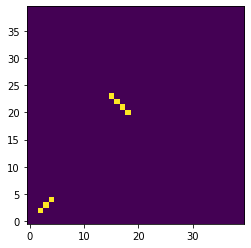
#> input picture image.png, 251 x 248 px, found by its file name
$ jupyter execute --allow-errors hough_line_detection.ipynb
#> lines starting #> are read from the running program, lines starting #| are printed output that depends on the picture; after the words box and inside, x2 and y2 are one past the last pixel; in counts of white or black regions, pixels touching at a corner belong together
[cell 1]
import cv2
import os
import pandas as pd
import sklearn
import numpy as np
import imageio.v3 as iio
from matplotlib import pyplot as plt
pic = iio.imread(r'C:\Github\repository\image_classification\imgs\image.png')
#> pic is the input picture: shape (248, 251, 4); mean R, G, B, A 108.6, 58.2, 120, 196.8
# pic = pic[20:210, 48:230, :]
# gray = lambda rgb : np.dot(rgb[... , :3] , [0.299 , 0.587, 0.114])
gray = cv2.cvtColor(pic, cv2.COLOR_BGR2GRAY)
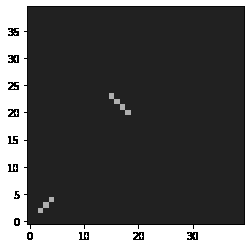
#> gray: shape (248, 251); min 0, max 255, mean 82.1
print("gray",gray)
#> (printed output is left out)
# gray = gray(pic)
plt.figure( figsize = (10,10))
plt.imshow(gray, cmap = plt.get_cmap(name = 'gray'))
plt.show()
rho = 1
theta = np.pi/180
#> (the rest of this cell did not finish here and is left out)

[cell 2]
import cv2
import numpy as np
import math

image1 = cv2.imread(r'C:\Github\repository\image_classification\imgs\image.png')
image1 = image1[20:210, 48:230, :]
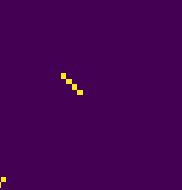
#> image1: shape (190, 182, 3); mean B, G, R 83.8, 2, 68.8

gray=cv2.cvtColor(image1,cv2.COLOR_BGR2GRAY)
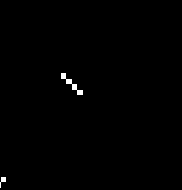
#> gray: shape (190, 182); values 30 (black) and 215 (white), 0.44% white; 2 white regions, box (x1, y1, x2, y2) and area: (61, 73, 83, 95) 120, (0, 177, 6, 188) 31
dst = cv2.Canny(gray, 50, 200)
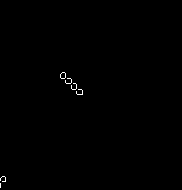
#> dst: shape (190, 182); 0.25% white in thin lines or dots, all inside (x1, y1, x2, y2) = (0, 72, 83, 188)

lines= cv2.HoughLines(dst, 230, math.pi/1800.0, 100, 0, 0)
#> lines = None
if lines is not None:
    print('len(lines)',len(lines))
    for i in range(0, len(lines)):
        rho = lines[i][0][0]
        theta = lines[i][0][1]
        a = math.cos(theta)
        b = math.sin(theta)
        x0, y0 = a*rho, b*rho
        pt1 = ( int(x0+1000*(-b)), int(y0+1000*(a)) )
        pt2 = ( int(x0-1000*(-b)), int(y0-1000*(a)) )
        print('pt1',pt1,'pt2',pt2)
        cv2.line(image1, pt1, pt2, (0, 0, 255), 2, cv2.LINE_AA)

cv2.startWindowThread()
cv2.imshow('image1',image1)
cv2.waitKey()
cv2.destroyAllWindows()
